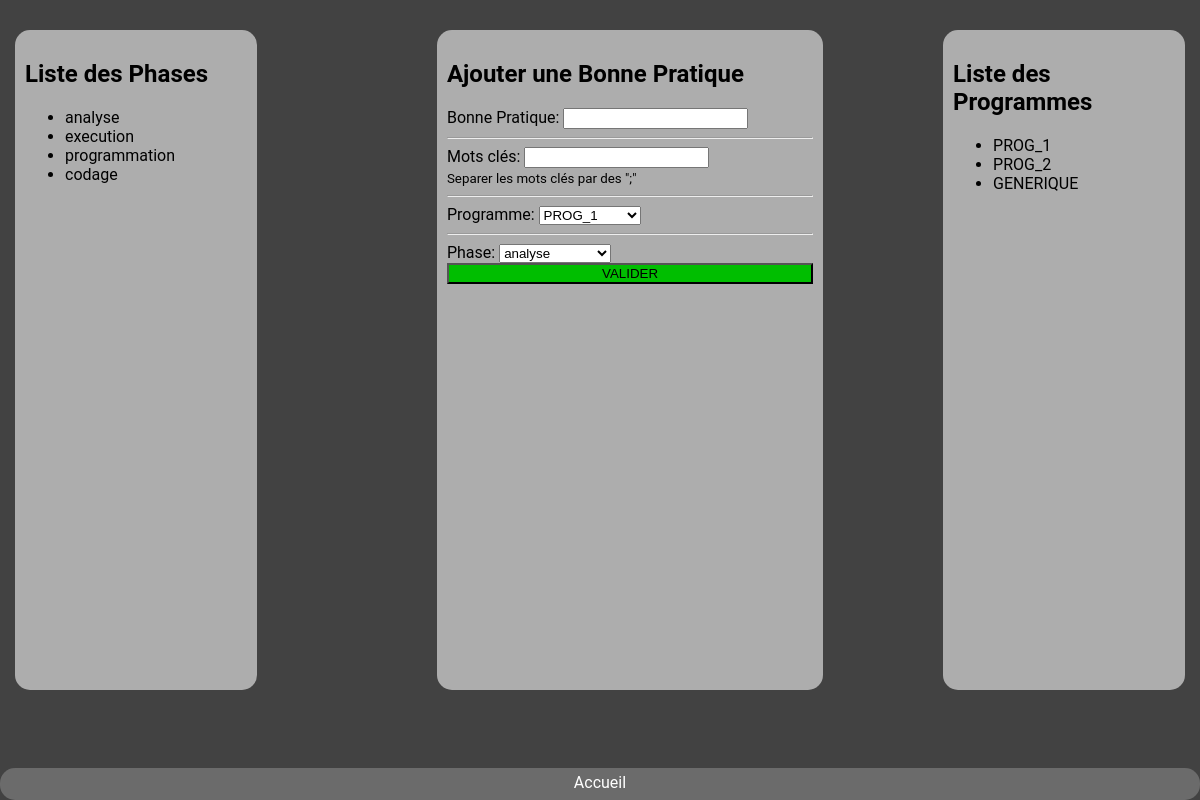
The page /bp/bp.php on the database its author committed.
### tables this page shows
CREATE TABLE IF NOT EXISTS `phase` (
  `num_phase` int(11) NOT NULL AUTO_INCREMENT,
  `nom_phase` varchar(100) DEFAULT NULL,
  PRIMARY KEY (`num_phase`)
);

CREATE TABLE IF NOT EXISTS `programme` (
  `num_prog` int(11) NOT NULL AUTO_INCREMENT,
  `nom_prog` text,
  PRIMARY KEY (`num_prog`)
);

### bp/bp.php (the view, shortened to what this page needs)
<?php
    try {
        $conn = createConnection();
        $sqlProg = "SELECT * FROM programme";
        $stmtProg = $conn->query($sqlProg);
        $programmes = $stmtProg->fetchAll();
        $sqlPhase = "SELECT * FROM phase";
        $stmtPhase = $conn->query($sqlPhase);
        $phases = $stmtPhase->fetchAll();
    } catch(PDOException $e) {
        echo "Connection failed: " . $e->getMessage();
    }
?>
<!DOCTYPE html>
<html lang="fr">
<head>
    <link rel="stylesheet" href="../css/bp.css">
</head>
<body>
    <div class="main">
        <div class="left">
            <h2>
                Liste des Phases
            </h2>
            <ul>
                <?php foreach ($phases as $row) : ?>
                    <li><?= $row['nom_phase'] ?></li>
                <?php endforeach; ?>
            </ul>
        </div>
        <div class="center">
            <form action="bp_creation.php" method="post">
                <h2>
                    Ajouter une Bonne Pratique
                </h2>
                <div>
                    <label for="item">Bonne Pratique:</label>
                    <input type="text" id="item" name="item" required>
                </div>
                <hr>
                <div>
                    <label for="motcles">Mots clés:</label>
                    <input type="text" id="motcles" name="motcles" required><br>
                    <small>Separer les mots clés par des ";"</small>
                </div>
                <hr>
                <div>
                    <label for="programme">Programme:</label>
                    <select id="programme" name="programme" required>
                        <?php foreach ($programmes as $row) : ?>
                            <option value="<?= $row['num_prog'] ?>"><?= $row['nom_prog'] ?></option>
                        <?php endforeach; ?>
                    </select>
                </div>
                <hr>
                <div>
                    <label for="phase">Phase:</label>
                    <select id="phase" name="phase" required>
                        <?php foreach ($phases as $row) : ?>
                            <option value="<?= $row['num_phase'] ?>"><?= $row['nom_phase'] ?></option>
                        <?php endforeach; ?>
                    </select>
                </div>
                <div class="valider">
                    <button type="submit" class="button-valider">VALIDER</button>
                </div>
            </form>
        </div>
        <div class="right">
            <h2>
                Liste des Programmes
            </h2>
            <ul>
                <?php foreach ($programmes as $row) : ?>
                    <li><?= $row['nom_prog'] ?></li>
                <?php endforeach; ?>
            </ul>
        </div>
    </div>
    <div class="bas">
        <a href="../utilisateur/utilisateur.php" class="home">Accueil</a>
    </div>
</body>
</html>

### css/bp.css (style rules this page uses)
body { background-color: #424242; font-family: 'Roboto', sans-serif; margin: 0; padding: 0; justify-content: center; align-items: center; height: 100vh; overflow-x: hidden; max-width: 100%; }
.main { display: flex; justify-content: center; align-items: center; height: 90vh; max-width: 100%; }
.left { background-color: rgb(173, 173, 173); border-radius: 15px; padding: 10px; height: 80vh; width: 20%; margin-left: 15px; margin-right: 15%; align-items: center; }
.center { background-color: rgb(173, 173, 173); border-radius: 15px; padding: 10px; height: 80vh; width: 33%; display: flex; flex-direction: column; justify-content: space-between; }
.right { background-color: rgb(173, 173, 173); border-radius: 15px; padding: 10px; height: 80vh; width: 20%; margin-right: 15px; margin-left: 10%; }
.button-valider { background-color: #00be00; color: rgb(0, 0, 0); text-align: right; text-decoration: none; width: 100%; text-align: center; height: 100%; }
.bas { position: fixed; bottom: 0; width: 100%; background-color: #6b6b6b; justify-content: center; align-items: center; text-align: center; display: block; height: 4%; border-radius: 15px; }
.home { color: white; text-align: center; text-decoration: none; width: 100%; height: 100%; margin-top: 5px; display: block; border-radius: 15px; }

### rows shown on the page
phase: nom_phase "analyse"
phase: nom_phase "execution"
phase: nom_phase "programmation"
phase: nom_phase "codage"
programme: nom_prog "PROG_1"
programme: nom_prog "PROG_2"
programme: nom_prog "GENERIQUE"

### other values the page prints
form field programme "PROG_1"
form field phase "analyse"
